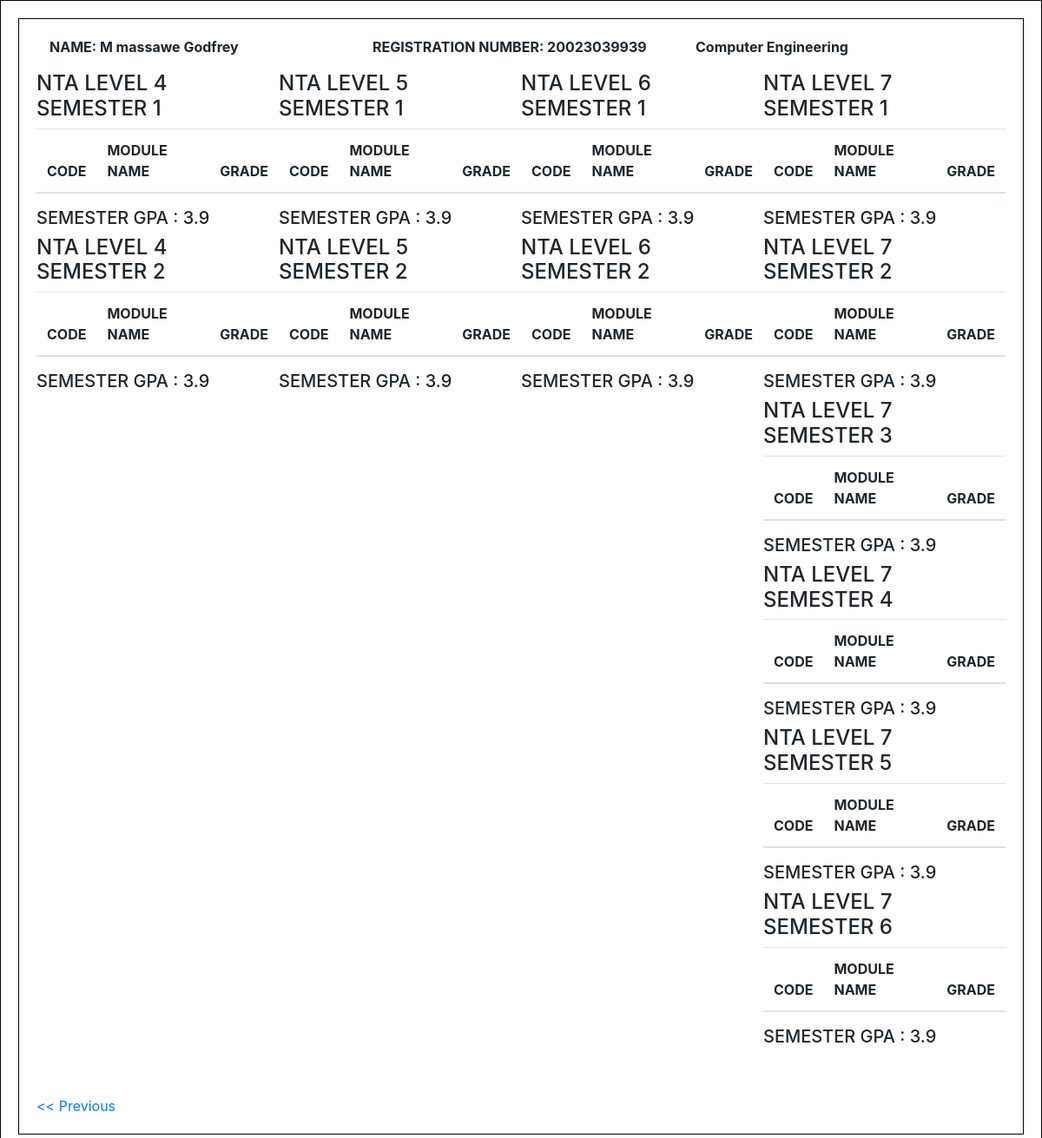
Page /transcript/1?page=2 on the committed database.
### app/models.py (models this page shows, shortened)
class Student(models.Model):
    MALE = "M"
    FEMALE = "F"
    GENDERS = (
        (MALE, 'Male'),
        (FEMALE, 'Female'),
    )
    first_name = models.CharField(max_length=200, verbose_name='Student First Names')
    last_name = models.CharField(max_length=200, verbose_name='Student Last Name')
    gender = models.CharField(max_length=200, choices=GENDERS, verbose_name='Student Gender')
    dob = models.DateField(null=False)
    reg_no = models.CharField(max_length=200, verbose_name='Registration Number')
    form_four = models.CharField(max_length=200, verbose_name='Form Four Index Number')
    course = models.ForeignKey(Course, on_delete=models.SET_NULL, null=True)
    def __str__(self):
        return f"{self.last_name.capitalize()} {self.first_name}"

class Course(models.Model):
    name = models.CharField(max_length=200, verbose_name='Course Name')
    department = models.ForeignKey(Department, on_delete=models.SET_NULL, null=True)
    def __str__(self):
        return self.name

class NTALevel(models.Model):
    name = models.CharField(max_length=200, verbose_name='Level Name')
    number_of_semesters = models.IntegerField(null=False)

### app/views.py (the view)
# urls.py: path('transcript/<str:pk>', generateTranscript, name='student-transcript')
def generateTranscript(request, pk):
    if request.method == "GET":
        page = request.GET.get('page', None)
        if page is not None:
            try:
                student = Student.objects.get(id=pk)
            except Student.DoesNotExist:
                return redirect('/students')
            if page == '2':
                results = QueryStudentResults(student, '2').getStudentsResults()
                return render(request, "modules_results.html", results)
            else:
                results = QueryStudentResults(student, '1').getStudentsResults()
                if results is None:
                    return HttpResponse("No Data")
                return render(request, "overall.html", results)
        else:
            return redirect(f'/transcript/{pk}?page=1')

### app/views.py (called while the page is built)
    def getEnrollment(self):
        try:
            self.enrollment = Enrollment.objects.get(student=self.student.id)
            print('okkkk')
        except Enrollment.DoesNotExist:
            print('dddd')
            self.status = False
            self.errors = "Enrollment not Found"
            return

    def getStudentsResults(self):
        if self.page == '1':
            return self.studentOverallResults()
        else:
            return self.studentSemesterResults()

### templates/modules_results.html (shortened to what this page needs)
{% load static %}
<!DOCTYPE html>
<html lang="en">
<head>
    <link rel="stylesheet" href="{% static 'css/bootstrap.css' %}">
    <link rel="stylesheet" href="{%  static 'css/style.css' %}">
</head>
<body>
   <div class="container">
      <div class="row">
           <div class="col">
               <p class="heading">
                   NAME: {{ student }}
               </p>
           </div>
           <div class="col">
               <p class="heading">
                   REGISTRATION NUMBER: {{ student.reg_no }}
               </p>
           </div>
           <div class="col">
               <p class="heading">
                   {{ student.course }}
               </p>
           </div>
       </div>
       <div class="row justify-content-start">
           {% for result in results %}
           <div class="col">
                {% for semester in result.semesters_results %}
                   <div class="row">
                    <h4>{{ result.name }} {{ semester.semester }}</h4>
                   <table class="table">
                      <thead>
                        <tr>
                          <th scope="col">CODE</th>
                          <th scope="col">MODULE NAME</th>
                          <th scope="col">GRADE</th>
                        </tr>
                      </thead>
                    </table>
                   <h5>SEMESTER GPA : 3.9</h5>
                   </div>
                {% endfor %}
           </div>
           {% endfor %}
       </div>
        <div class="row justify-content-start mt-5">
           <a href="?page=1" > << Previous </a>
       </div>
   </div>
</body>
</html>

### static/css/style.css (style rules this page uses)
html,body { width: 100%; height: 100%; margin: 0; padding: 20px; border: solid black; border-width: thin; overflow:hidden; display:block; box-sizing: border-box; }
.heading { font-weight: bold; }

### rows in the picture
Student: last_name+first_name "M massawe Godfrey", reg_no "20023039939", course "Computer Engineering"
NTALevel: name "NTA LEVEL 4" "NTA LEVEL 4"
NTALevel: name "NTA LEVEL 5" "NTA LEVEL 5"
NTALevel: name "NTA LEVEL 6" "NTA LEVEL 6"
NTALevel: name "NTA LEVEL 7" "NTA LEVEL 7" "NTA LEVEL 7" "NTA LEVEL 7" "NTA LEVEL 7" "NTA LEVEL 7"

### other values in the picture
{{ semester.semester }} "SEMESTER 1" "SEMESTER 2" "SEMESTER 1" "SEMESTER 2" "SEMESTER 1" "SEMESTER 2" "SEMESTER 1" "SEMESTER 2" "SEMESTER 3" "SEMESTER 4" "SEMESTER 5" "SEMESTER 6"
